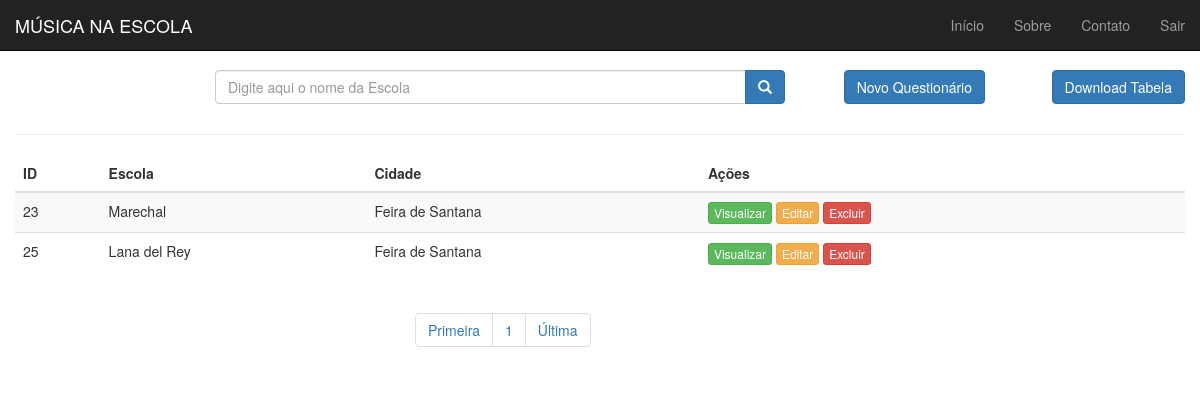
Screenshot of /administrador.php (signed in) with the database file from the repository.
### tables this page shows
CREATE TABLE `questionario` (
  `id` int(11) NOT NULL,
  `escola` varchar(100) NOT NULL,
  `cidade` enum('Feira de Santana','Sobral','','') NOT NULL,
  `data` varchar(30) NOT NULL,
  `q1` varchar(11) NOT NULL,
  `q2` text NOT NULL,
  `q2_outros` varchar(50) NOT NULL,
  `q3` varchar(11) NOT NULL,
  `q4` varchar(11) NOT NULL,
  `q5` varchar(11) NOT NULL,
  `q5_1` text NOT NULL,
  `q5_2` text NOT NULL,
  `q5_2_outros` varchar(50) NOT NULL,
  `q6` varchar(11) NOT NULL,
  `q6_1` varchar(200) NOT NULL,
  `q7` varchar(11) NOT NULL,
  `q7_1` varchar(200) NOT NULL,
  `q7_2` varchar(200) NOT NULL,
  `q8` varchar(11) NOT NULL,
  `q8_1` varchar(200) NOT NULL,
  `q9_1a` varchar(30) NOT NULL,
  `q9_1b` varchar(30) NOT NULL,
  `q9_1c` varchar(30) NOT NULL,
  `q9_2a` varchar(30) NOT NULL,
  `q9_2b` varchar(30) NOT NULL,
  `q9_2c` varchar(30) NOT NULL,
  `q9_3a` varchar(30) NOT NULL,
  `q9_3b` varchar(30) NOT NULL,
  `q9_3c` varchar(30) NOT NULL,
  `q9_4a` varchar(30) NOT NULL,
  `q9_4b` varchar(30) NOT NULL,
  `q9_4c` varchar(30) NOT NULL,
  `q9_5a` varchar(30) NOT NULL,
  `q9_5b` varchar(30) NOT NULL,
  `q9_5c` varchar(30) NOT NULL,
  `q9_6a` varchar(30) NOT NULL,
  `q9_6b` varchar(30) NOT NULL,
  `q9_6c` varchar(30) NOT NULL,
  `q9_complemento` varchar(200) NOT NULL,
  `q10_1a` varchar(30) NOT NULL,
  `q10_1b` varchar(30) NOT NULL,
  `q10_2a` varchar(30) NOT NULL,
  `q10_2b` varchar(30) NOT NULL,
  `q10_2c` varchar(30) NOT NULL,
  `q10_3a` varchar(30) NOT NULL,
  `q10_3b` varchar(30) NOT NULL,
  `q10_4a` varchar(30) NOT NULL,
  `q10_4b` varchar(30) NOT NULL,
  `q10_4c` varchar(30) NOT NULL,
  `q10_5a` varchar(30) NOT NULL,
  `q10_5b` varchar(30) NOT NULL,
  `q10_5c` varchar(30) NOT NULL,
  `q10_6a` varchar(30) NOT NULL,
  `q10_6b` varchar(30) NOT NULL,
  `q10_6c` varchar(30) NOT NULL,
  `q10_7a` varchar(30) NOT NULL,
  `q10_7b` varchar(30) NOT NULL,
  `q10_7c` varchar(30) NOT NULL,
  `q10_8a` varchar(30) NOT NULL,
  `q10_8b` varchar(30) NOT NULL,
  `q10_8c` varchar(30) NOT NULL,
  `q10_9a` varchar(30) NOT NULL,
  `q10_9b` varchar(30) NOT NULL,
  `q10_9c` varchar(30) NOT NULL,
  `q10_10a` varchar(30) NOT NULL,
  `q10_10b` varchar(30) NOT NULL,
  `q10_10c` varchar(30) NOT NULL,
  `q10_11a` varchar(30) NOT NULL,
  `q10_11b` varchar(30) NOT NULL,
  `q10_11c` varchar(30) NOT NULL,
  `q10_12a` varchar(30) NOT NULL,
  `q10_12b` varchar(30) NOT NULL,
  `q10_12c` varchar(30) NOT NULL,
  `q10_complemento` varchar(200) NOT NULL,
  `q11` varchar(30) NOT NULL,
  `q11_1` varchar(30) NOT NULL,
  `q12` varchar(30) NOT NULL,
  `q12_1` varchar(30) NOT NULL
);

### administrador.php (the view, shortened to what this page needs)
<!DOCTYPE html>
<?php
if($_SESSION['email'] != ""){
	include_once("connect.php");
?>
<html lang="pt-br">
	<head>
		<link href="css/bootstrap.min.css" rel="stylesheet">
		<link href="css/style.css" rel="stylesheet">
	</head>
	<body>
		<nav class="navbar navbar-inverse navbar-fixed-top">
			<div class="container-fluid">
				<div class="navbar-header">
					<a class="navbar-brand" href="#">MÚSICA NA ESCOLA</a>
				</div>
				<div id="navbar" class="navbar-collapse collapse">
					<ul class="nav navbar-nav navbar-right">
						<li><a href="administrador.php">Início</a></li>
						<li><a href="#">Sobre</a></li>
						<li><a href="#">Contato</a></li>
						<li><a href="login.php">Sair</a></li>
					</ul>
				</div>
			</div>
		</nav>
		<div id="main" class="container-fluid">
			<div id="top" class="row">
				<div class="col-md-2">
				</div>
				<div class="col-md-6">
					<form action="busca.php" method="post">
						<div class="input-group h2" >
							<input name="search" class="form-control" id="search" type="text" placeholder="Digite aqui o nome da Escola">
							<span class="input-group-btn">
								<button class="btn btn-primary" type="submit">
									<span class="glyphicon glyphicon-search"></span>
								</button>
							</span>
						</div>
					</form>
				</div>
				<div class="col-md-2">
					<a href="questionario.php" class="btn btn-primary pull-right h2">Novo Questionário</a>
				</div>
				<div class="col-md-2">
					<a href="download.php" class="btn btn-primary pull-right h2">Download Tabela</a>
				</div>
			</div>
			<hr />
			<?php
			$por_pagina = 3;
			$resultado = $conexao->query("SELECT * FROM questionario");
			$linhas = $resultado->num_rows;
			$paginas =  (($linhas % $por_pagina) > 0) ? (int)($linhas / $por_pagina) + 1 : ($linhas / $por_pagina);
			if (isset($_GET['pagina'])) {
			  $pagina = (int)$_GET['pagina'];
			} else {
			  $pagina = 1;
			}
			$pagina = max(min($paginas, $pagina), 1);
			$offset = ($pagina - 1) * $por_pagina;
			$resultado = $conexao->query("SELECT * FROM questionario LIMIT $offset, $por_pagina");
			?>
			<div id="list" class="row">
				<div class="table-responsive col-md-12">
					<table class="table table-striped" cellspacing="0" cellpadding="0">
						<thead>
							<tr>
								<th>ID</th>
								<th>Escola</th>
								<th>Cidade</th>
								<th class="actions">Ações</th>
							 </tr>
						</thead>
						<tbody>
							<?php
							while($row = $resultado->fetch_object()){
								echo "<tr>";
									echo "<td>".$row->id."</td>";
									echo "<td>".$row->escola."</td>";
									echo "<td>".$row->cidade."</td>";
									?>
									<td class="actions">
										<a class="btn btn-success btn-xs" href="view.php?id=<?php echo $row->id; ?>">Visualizar</a>
										<a class="btn btn-warning btn-xs" href="edit.php?id=<?php echo $row->id; ?>">Editar</a>
										<a class="btn btn-danger btn-xs"  href="del.php?id=<?php echo $row->id; ?>">Excluir</a>
									</td>
									<?php
								echo "</tr>";
							}
							?>
						</tbody>
					</table>
				</div>
			</div>
			<div id="bottom" class="row">
				<div class="col-md-4"></div>
				<div class="col-md-4">
					<?php
					if ($linhas > 0) {
						echo '<ul class="pagination">';
						echo "<li><a href='administrador.php?pagina=1'>Primeira</a></li>";
						$n = $pagina;
						$limite = $pagina + 2;
						if($n == 1 || $limite <= $paginas){
							echo "<li><a href='#'>{$n}</a></li>";
						}
						echo "<li><a href='administrador.php?pagina={$paginas}'>Última</a></li>";
					}
					echo "</ul>";
					?>
				</div>
			</div>
		</div>
	</body>
</html>
<?php } ?>

### css/style.css (style rules this page uses)
body { padding-top: 50px; }

### rows the page displays
questionario: id "23", escola "Marechal", cidade "Feira de Santana"
questionario: id "25", escola "Lana del Rey", cidade "Feira de Santana"

### other values shown
$n "1"
